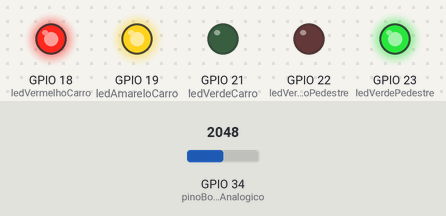
Bench run of a sketch on a simulated ESP32. On the bench: output pins drawn as LEDs (lit = HIGH). The test bench sets the inputs (shaded band); at power-on: GPIO 34 (pinoBotaoAnalogico) = 2048. What the sketch prints to the serial monitor is not drawn.

Above: at 6.5 s.
At 14.8 s:
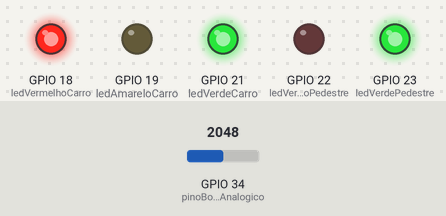
At 20.8 s:
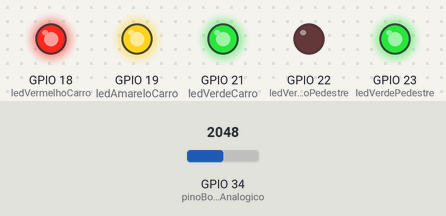
At 28.3 s:
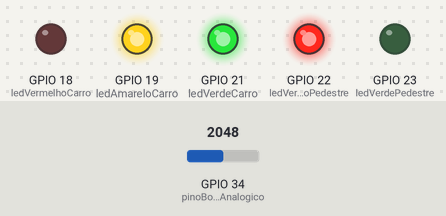
At 33.8 s:
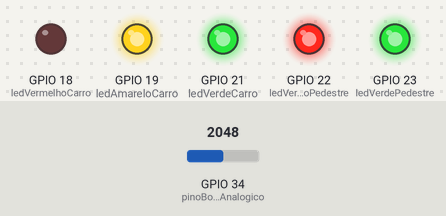
At 38.5 s:
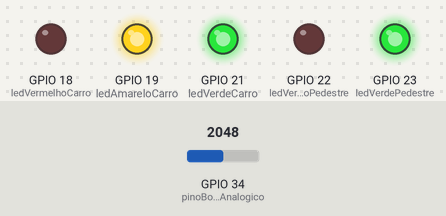
Timing chart, 0 to 52.1 s (numbered marks = the images above):
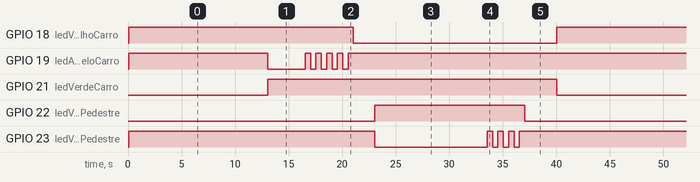

Measured:
- by itself, GPIO 18 (ledVermelhoCarro): alternates HIGH for 21.1 s and LOW for 19.0 s
- by itself, GPIO 19 (ledAmareloCarro): repeats every 40.1 s: 4 × (HIGH 0.50 s, LOW 0.50 s), HIGH 32.6 s, LOW 3.5 s
- by itself, GPIO 21 (ledVerdeCarro): alternates HIGH for 27.0 s and LOW for 13.1 s
- by itself, GPIO 22 (ledVermelhoPedestre): alternates HIGH for 14.0 s and LOW for 26.1 s
- by itself, GPIO 23 (ledVerdePedestre): repeats every 40.1 s: 3 × (HIGH 0.50 s, LOW 0.50 s), HIGH 26.6 s, LOW 10.5 s

The sketch:

backup_esp32_logica_sinal.ino
```cpp
// -----------------------------
// Semáforo carro x pedestre (ESP32)
// - LEDs ativos em nível BAIXO (LOW = ligado)
// - Botão analógico (10s de espera)
// - Leitor RFID RC522 via SPI (5s de espera)
// -----------------------------

#include <SPI.h>
#include <MFRC522.h>

// ---------- Pinos LEDs (mantidos) ----------
const int ledVermelhoCarro    = 18;
const int ledAmareloCarro     = 19;
const int ledVerdeCarro       = 21;
const int ledVermelhoPedestre = 22;
const int ledVerdePedestre    = 23;

// ---------- Botão analógico ----------
const int pinoBotaoAnalogico  = 34;   // ADC somente entrada

// ---------- SPI do RC522 (remapeado p/ não conflitar com LEDs) ----------
const int RFID_SS   = 25;  // SDA/SS do RC522
const int RFID_RST  = 4;   // RST do RC522
const int RFID_SCK  = 14;  // SCK
const int RFID_MISO = 27;  // MISO
const int RFID_MOSI = 26;  // MOSI

MFRC522 mfrc522(RFID_SS, RFID_RST);

// ---------- Mapa lógico ----------
#define ON   LOW
#define OFF  HIGH

// ---------- Tempos ----------
const int THRESH_BOTAO        = 100;     // limiar do ADC para considerar "pressionado"
const int T_VERIFICA_LOOP_MS  = 50;      // período do loop (mais responsivo)
const int T_AMARELO_MS        = 3000;
const int T_PISCA_AMARELO_ON  = 500;
const int T_PISCA_AMARELO_OFF = 500;
const int N_PISCAS_AMARELO    = 5;
const int T_ALL_RED_GAP_MS    = 2000;
const int T_PED_VERDE_MS      = 10000;
const int T_PISCA_PED_ON      = 500;
const int T_PISCA_PED_OFF     = 500;
const int N_PISCAS_PED        = 4;
const int T_FECHAR_PED_MS     = 3000;

// Esperas após acionamento
const int T_ESPERA_BOTAO_MS   = 10000;   // 10s com botão
const int T_ESPERA_RFID_MS    = 5000;    // 5s com RFID

// ---------- Estado ----------
int  pedidoTravessia = 0;
bool acionadoPorRFID = false;

// ---------- Utilidades ----------
void setCar(bool redOn, bool yellowOn, bool greenOn) {
  digitalWrite(ledVermelhoCarro,  redOn    ? ON : OFF);
  digitalWrite(ledAmareloCarro,   yellowOn ? ON : OFF);
  digitalWrite(ledVerdeCarro,     greenOn  ? ON : OFF);
}

void setPed(bool redOn, bool greenOn) {
  digitalWrite(ledVermelhoPedestre, redOn   ? ON : OFF);
  digitalWrite(ledVerdePedestre,    greenOn ? ON : OFF);
}

void blink(int pin, int vezes, int tOnMs, int tOffMs) {
  for (int i = 0; i < vezes; i++) {
    digitalWrite(pin, ON);
    delay(tOnMs);
    digitalWrite(pin, OFF);
    delay(tOffMs);
  }
}

// Lê cartão; retorna true se houve leitura válida e imprime UID
bool checkRFID() {
  if (!mfrc522.PICC_IsNewCardPresent()) return false;
  if (!mfrc522.PICC_ReadCardSerial())   return false;

  // Mostra UID
  Serial.print("RFID UID: ");
  for (byte i = 0; i < mfrc522.uid.size; i++) {
    Serial.print(mfrc522.uid.uidByte[i] < 0x10 ? " 0" : " ");
    Serial.print(mfrc522.uid.uidByte[i], HEX);
  }
  Serial.println();

  // Para a comunicação com o cartão atual
  mfrc522.PICC_HaltA();
  mfrc522.PCD_StopCrypto1();
  return true;
}

void setup() {
  Serial.begin(115200);

  // LEDs
  pinMode(ledVermelhoCarro,    OUTPUT);
  pinMode(ledAmareloCarro,     OUTPUT);
  pinMode(ledVerdeCarro,       OUTPUT);
  pinMode(ledVermelhoPedestre, OUTPUT);
  pinMode(ledVerdePedestre,    OUTPUT);

  // SPI remapeado
  SPI.begin(RFID_SCK, RFID_MISO, RFID_MOSI, RFID_SS);
  mfrc522.PCD_Init(); // usa SPI padrão já inicializado acima com os pinos remapeados

  // Estado inicial: carro verde, pedestre vermelho
  setCar(false, false, true);
  setPed(true, false);

  Serial.println("Sistema pronto. Aproxime um cartão/tag (RFID) ou acione o botao analogico.");
}

void loop() {
  // --- Entrada: botão analógico ---
  int valorAnalogico = analogRead(pinoBotaoAnalogico);
  if (!pedidoTravessia && valorAnalogico > THRESH_BOTAO) {
    pedidoTravessia = 1;
    acionadoPorRFID = false;
    Serial.println("Botao acionado: aguardando 10 segundos...");
  }

  // --- Entrada: RFID ---
  if (!pedidoTravessia && checkRFID()) {
    pedidoTravessia = 1;
    acionadoPorRFID = true;
    Serial.println("RFID acionado: aguardando 5 segundos...");
  }

  if (pedidoTravessia == 1) {
    // Espera condicionada ao tipo de acionador
    if (acionadoPorRFID) {
      delay(T_ESPERA_RFID_MS);
    } else {
      delay(T_ESPERA_BOTAO_MS);
    }

    // 1) Amarelo
    delay(3000);                    // buffer (mantido do seu fluxo original)
    setCar(false, true, false);     // amarelo ON
    delay(T_AMARELO_MS);

    // 2) Pisca amarelo
    digitalWrite(ledAmareloCarro, OFF);
    blink(ledAmareloCarro, N_PISCAS_AMARELO, T_PISCA_AMARELO_ON, T_PISCA_AMARELO_OFF);
    digitalWrite(ledAmareloCarro, OFF);

    // 3) Carro vermelho + gap
    setCar(true, false, false);
    delay(T_ALL_RED_GAP_MS);

    // 4) Pedestre verde
    setPed(false, true);
    delay(T_PED_VERDE_MS);

    // 5) Pisca verde pedestre
    digitalWrite(ledVerdePedestre, OFF);
    blink(ledVerdePedestre, N_PISCAS_PED, T_PISCA_PED_ON, T_PISCA_PED_OFF);

    // 6) Fecha pedestre e reabre carro
    setPed(true, false);
    delay(T_FECHAR_PED_MS);
    setCar(false, false, true);

    // Libera novo ciclo
    pedidoTravessia = 0;
    acionadoPorRFID = false;
  }

  delay(T_VERIFICA_LOOP_MS);
}
```
